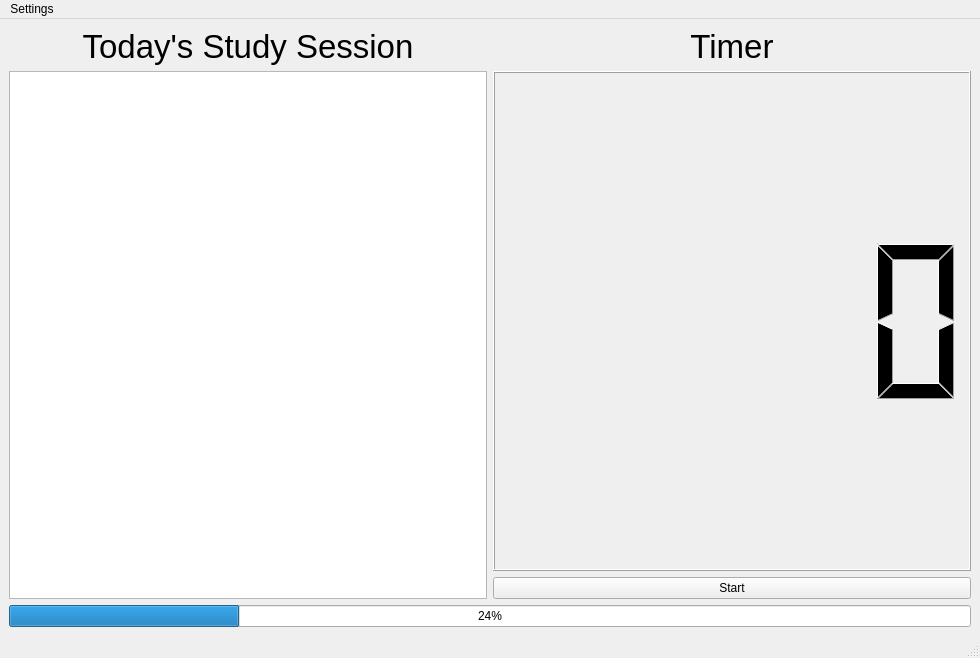
<?xml version="1.0" encoding="UTF-8"?>
<ui version="4.0">
 <class>MainWindow</class>
 <widget class="QMainWindow" name="MainWindow">
  <property name="geometry">
   <rect>
    <x>0</x>
    <y>0</y>
    <width>980</width>
    <height>658</height>
   </rect>
  </property>
  <property name="windowTitle">
   <string>MainWindow</string>
  </property>
  <widget class="QWidget" name="centralwidget">
   <layout class="QVBoxLayout" name="verticalLayout">
    <item>
     <layout class="QHBoxLayout" name="horizontalLayout">
      <item>
       <layout class="QVBoxLayout" name="verticalLayout_3">
        <item>
         <widget class="QLabel" name="label">
          <property name="sizePolicy">
           <sizepolicy hsizetype="Preferred" vsizetype="Maximum">
            <horstretch>0</horstretch>
            <verstretch>0</verstretch>
           </sizepolicy>
          </property>
          <property name="font">
           <font>
            <pointsize>25</pointsize>
           </font>
          </property>
          <property name="text">
           <string>Today's Study Session</string>
          </property>
          <property name="alignment">
           <set>Qt::AlignCenter</set>
          </property>
         </widget>
        </item>
        <item>
         <widget class="QPlainTextEdit" name="studyList">
          <property name="enabled">
           <bool>true</bool>
          </property>
          <property name="sizePolicy">
           <sizepolicy hsizetype="Preferred" vsizetype="Preferred">
            <horstretch>0</horstretch>
            <verstretch>0</verstretch>
           </sizepolicy>
          </property>
         </widget>
        </item>
       </layout>
      </item>
      <item>
       <layout class="QVBoxLayout" name="verticalLayout_2">
        <item>
         <widget class="QLabel" name="label_2">
          <property name="sizePolicy">
           <sizepolicy hsizetype="Preferred" vsizetype="Maximum">
            <horstretch>0</horstretch>
            <verstretch>0</verstretch>
           </sizepolicy>
          </property>
          <property name="font">
           <font>
            <pointsize>25</pointsize>
           </font>
          </property>
          <property name="text">
           <string>Timer</string>
          </property>
          <property name="alignment">
           <set>Qt::AlignCenter</set>
          </property>
         </widget>
        </item>
        <item>
         <widget class="QLCDNumber" name="timer">
          <property name="smallDecimalPoint">
           <bool>false</bool>
          </property>
          <property name="mode">
           <enum>QLCDNumber::Dec</enum>
          </property>
         </widget>
        </item>
        <item>
         <widget class="QPushButton" name="startBtn">
          <property name="text">
           <string>Start</string>
          </property>
         </widget>
        </item>
       </layout>
      </item>
     </layout>
    </item>
    <item>
     <widget class="QProgressBar" name="progressBar">
      <property name="value">
       <number>24</number>
      </property>
     </widget>
    </item>
   </layout>
  </widget>
  <widget class="QMenuBar" name="menubar">
   <property name="geometry">
    <rect>
     <x>0</x>
     <y>0</y>
     <width>980</width>
     <height>21</height>
    </rect>
   </property>
   <widget class="QMenu" name="menuSettings">
    <property name="title">
     <string>Settings</string>
    </property>
    <addaction name="actionGeneral"/>
    <addaction name="actionBlocked_Apps"/>
    <addaction name="actionStudy_Settings"/>
   </widget>
   <addaction name="menuSettings"/>
  </widget>
  <widget class="QStatusBar" name="statusbar"/>
  <action name="actionGeneral">
   <property name="text">
    <string>General</string>
   </property>
  </action>
  <action name="actionBlocked_Apps">
   <property name="text">
    <string>Blocked Apps</string>
   </property>
  </action>
  <action name="actionStudy_Settings">
   <property name="text">
    <string>Study Settings</string>
   </property>
  </action>
 </widget>
 <resources/>
 <connections/>
</ui>
